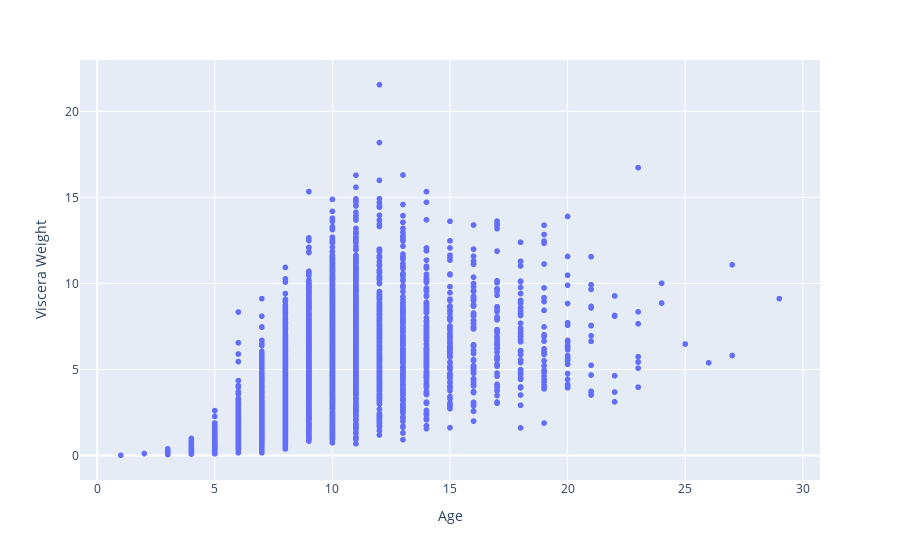

Notebook source saved alongside this figure:
### Code cell
px.scatter(crab_df,x=crab_df['Age'],y=crab_df['Viscera Weight'])

### Figure 1 — Plotly figure (JSON) as saved in the notebook; plotly's stock layout.template omitted (floating-point values rounded to 4 significant figures; data arrays with more than 128 entries replaced by an {"elided": "..."} marker saying what was removed)
{"data": [{"hovertemplate": "Age=%{x}<br>Viscera Weight=%{y}<extra></extra>", "legendgroup": "", "marker": {"color": "#636efa", "symbol": "circle"}, "mode": "markers", "name": "", "showlegend": false, "type": "scattergl", "x": {"elided": "3893 int values"}, "xaxis": "x", "y": {"elided": "3893 float values"}, "yaxis": "y"}], "layout": {"legend": {"tracegroupgap": 0}, "margin": {"t": 60}, "xaxis": {"anchor": "y", "domain": [0, 1], "title": {"text": "Age"}}, "yaxis": {"anchor": "x", "domain": [0, 1], "title": {"text": "Viscera Weight"}}}}
